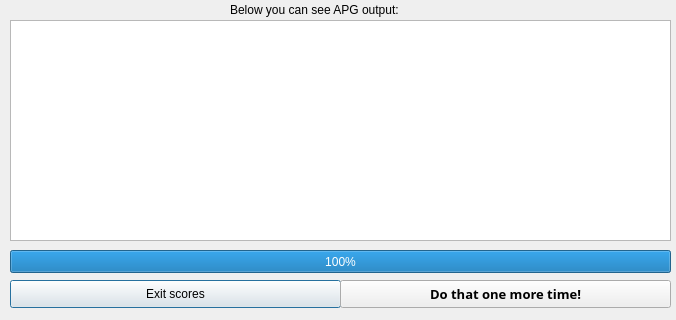
<?xml version="1.0" encoding="UTF-8"?>
<ui version="4.0">
 <class>Scores</class>
 <widget class="QDialog" name="Scores">
  <property name="geometry">
   <rect>
    <x>0</x>
    <y>0</y>
    <width>676</width>
    <height>320</height>
   </rect>
  </property>
  <property name="minimumSize">
   <size>
    <width>676</width>
    <height>320</height>
   </size>
  </property>
  <property name="maximumSize">
   <size>
    <width>676</width>
    <height>320</height>
   </size>
  </property>
  <property name="windowTitle">
   <string>APG-GUI: Generation scores</string>
  </property>
  <widget class="QProgressBar" name="progressBar">
   <property name="geometry">
    <rect>
     <x>10</x>
     <y>250</y>
     <width>661</width>
     <height>23</height>
    </rect>
   </property>
   <property name="value">
    <number>100</number>
   </property>
  </widget>
  <widget class="QPushButton" name="pushButton">
   <property name="geometry">
    <rect>
     <x>10</x>
     <y>280</y>
     <width>331</width>
     <height>28</height>
    </rect>
   </property>
   <property name="text">
    <string>Exit scores</string>
   </property>
  </widget>
  <widget class="QPlainTextEdit" name="plainTextEdit">
   <property name="geometry">
    <rect>
     <x>10</x>
     <y>20</y>
     <width>661</width>
     <height>221</height>
    </rect>
   </property>
  </widget>
  <widget class="QPushButton" name="pushButton_2">
   <property name="geometry">
    <rect>
     <x>340</x>
     <y>280</y>
     <width>331</width>
     <height>28</height>
    </rect>
   </property>
   <property name="font">
    <font>
     <family>Sans</family>
     <pointsize>10</pointsize>
     <weight>75</weight>
     <bold>true</bold>
    </font>
   </property>
   <property name="text">
    <string>Do that one more time!</string>
   </property>
  </widget>
  <widget class="QLabel" name="label">
   <property name="geometry">
    <rect>
     <x>230</x>
     <y>0</y>
     <width>351</width>
     <height>20</height>
    </rect>
   </property>
   <property name="text">
    <string>Below you can see APG output:</string>
   </property>
  </widget>
 </widget>
 <resources/>
 <connections/>
</ui>
